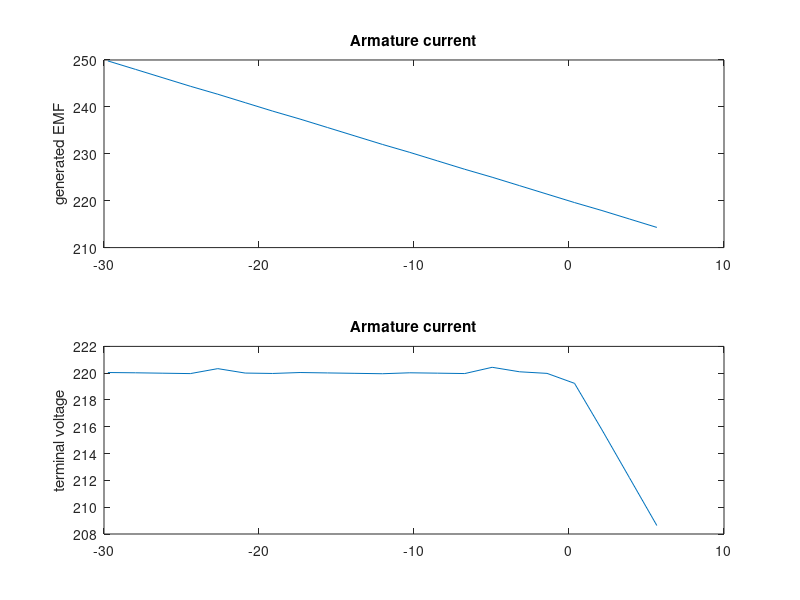

This figure's MATLAB source:
a = [5.668 3.118 389.7 3721.4 214.3 208.632
3.898 2.444 396.1 3782.5 216.1 212.202
2.127 1.17 392.9 3751.9 217.9 215.773
0.3562 0.1959 399.4 3813.9 219.6 219.243
-1.415 -0.778 402.6 3844.5 221.4 219.986
-3.185 -1.752 405.8 3875.1 223.2 220.105
-4.956 -2.726 409 3905.6 225 220.44
-6.727 -3.7 412.2 3936.2 226.7 219.973
-8.497 -4.674 415.5 3967.7 228.5 220.003
-10.27 -5.647 418.7 3998.3 230.3 220.03
-12.04 -6.621 421.9 4028.85 232 219.96
-13.81 -7.595 425.1 4059.4 233.8 219.99
-15.58 -8.569 428.3 4089.9 235.6 220.02
-17.35 -9.543 431.5 4120.5 237.4 220.05
-19.12 -10.52 434.8 4152.03 239.1 219.98
-20.89 -11.49 438 4182.6 240.9 220.01
-22.66 -12.46 441.2 4213.15 242.7 220.34
-24.43 -13.44 444.4 4243.7 244.4 219.97
-26.2 -14.41 447.6 4274.3 246.2 220.0
-27.97 -15.39 450.9 4305.7 248 220.03
-29.75 -16.36 454.1 4336.3 249.8 220.05 ];
Ia = a(:,1);
Te = a(:,2);
Wr = a(:,3);
N = a(:,4);
Eg = a(:,5);
Vt = a(:,6);
subplot(2,1,1)
plot(Ia,Eg)
title('Armature current')
ylabel('generated EMF')
subplot(2,1,2)
plot(Ia,Vt)
title('Armature current')
ylabel('terminal voltage')